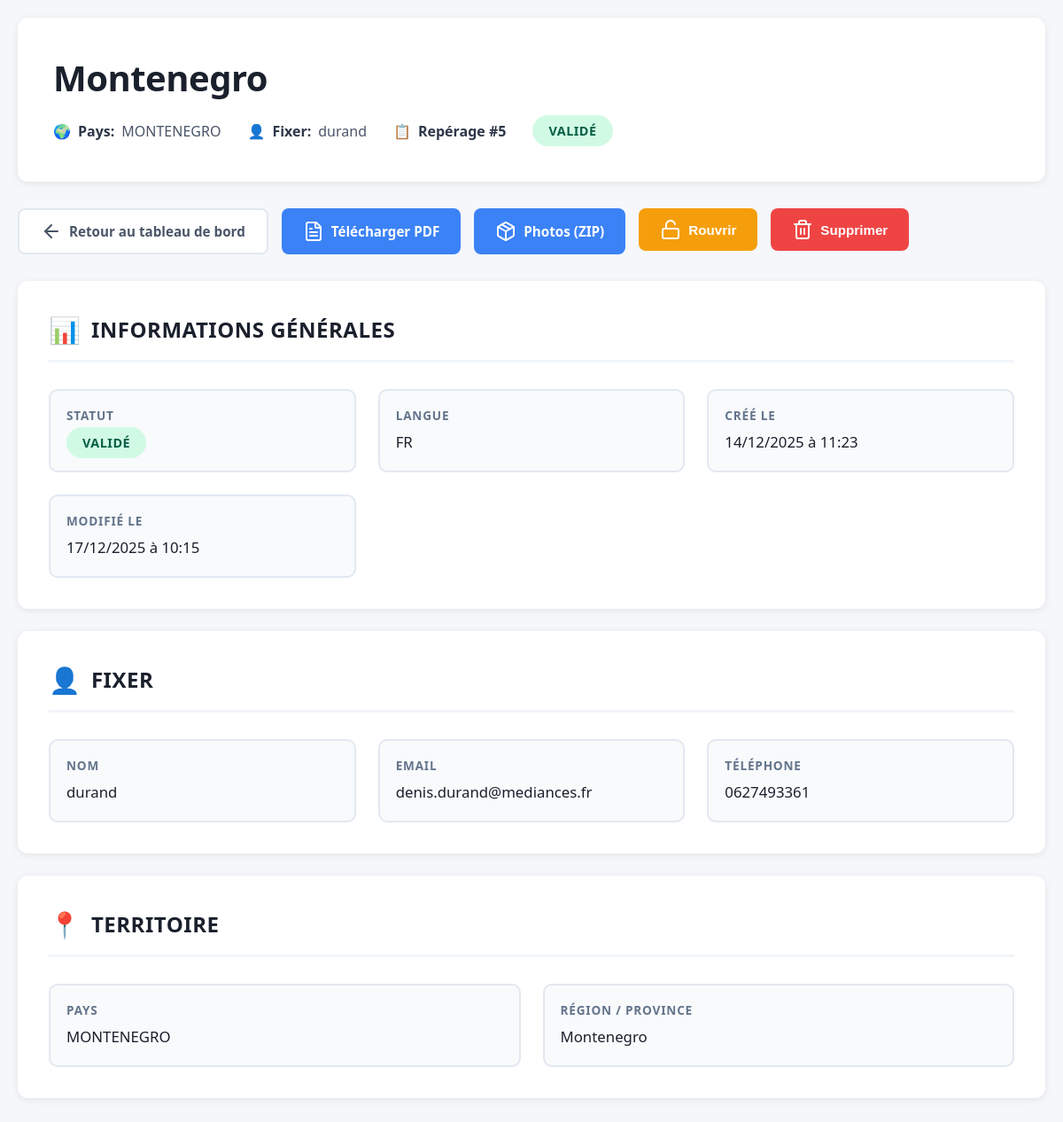
/admin/reperage/5, run on the app's committed database.
### models.py (models this page shows, shortened)
class Reperage(Base):
    __tablename__ = 'reperages'
    id = Column(Integer, primary_key=True)
    token = Column(String(32), unique=True, nullable=True)  # Token sécurisé pour URLs
    created_at = Column(DateTime, default=datetime.now)
    updated_at = Column(DateTime, default=datetime.now, onupdate=datetime.now)
    langue_interface = Column(String(4), default='FR')  # FR, GB, ITAL, ESP
    statut = Column(String(20), default='brouillon')  # brouillon, soumis, validé
    fixer_id = Column(Integer, ForeignKey('fixers.id'), nullable=True)
    fixer_nom = Column(String(255))
    fixer_prenom = Column(String(255))
    fixer_email = Column(String(255))
    fixer_telephone = Column(String(50))
    pays = Column(String(100))
    region = Column(String(255))
    territoire_data = Column(Text)  # JSON
    episode_data = Column(Text)  # JSON
    notes_admin = Column(Text)  # Notes administratives internes
    image_region = Column(String(500))  # URL de l'image emblématique de la région
    gardiens = relationship("Gardien", back_populates="reperage", cascade="all, delete-orphan")
    lieux = relationship("Lieu", back_populates="reperage", cascade="all, delete-orphan")
    medias = relationship("Media", back_populates="reperage", cascade="all, delete-orphan")

### app.py (the view)
@app.route('/admin/reperage/<int:id>')
def admin_reperage_detail(id):
    from models import Fixer
    session = get_session(engine)
    try:
        reperage = session.query(Reperage).filter_by(id=id).first()
        if not reperage:
            return "Repérage non trouvé", 404
        territoire = json.loads(reperage.territoire_data) if reperage.territoire_data else {}
        episode = json.loads(reperage.episode_data) if reperage.episode_data else {}
        gardiens = session.query(Gardien).filter_by(reperage_id=id).order_by(Gardien.ordre).all()
        lieux = session.query(Lieu).filter_by(reperage_id=id).all()
        medias = session.query(Media).filter_by(reperage_id=id).all()
        fixer = None
        if reperage.fixer_id:
            fixer = session.query(Fixer).filter_by(id=reperage.fixer_id).first()
        return render_template('admin_reperage_detail.html',
                             reperage=reperage,
                             territoire=territoire,
                             episode=episode,
                             gardiens=gardiens,
                             lieux=lieux,
                             medias=medias,
                             fixer=fixer)
    finally:
        session.close()

### models.py (called while the page is built)
def get_session(engine):
    Session = sessionmaker(bind=engine)
    return Session()

### templates/admin_reperage_detail.html (shortened to what this page needs)
<!DOCTYPE html>
<html lang="fr">
<head>
</head>
<body>
    <div class="container">
        <div class="page-header">
            <h1>{{ reperage.region or 'Région non renseignée' }}</h1>
            <div class="header-meta">
                <div class="meta-item">
                    <span>🌍</span>
                    <strong>Pays:</strong> {{ reperage.pays or 'Non renseigné' }}
                </div>
                <div class="meta-item">
                    <span>👤</span>
                    <strong>Fixer:</strong> {{ reperage.fixer_nom or 'Non renseigné' }}
                </div>
                <div class="meta-item">
                    <span>📋</span>
                    <strong>Repérage #{{ reperage.id }}</strong>
                </div>
                <span class="status-badge status-{{ reperage.statut }}">
                    {{ reperage.statut }}
                </span>
            </div>
        </div>
        <div class="nav-actions">
            <a href="/admin" class="btn btn-secondary"><i data-lucide="arrow-left"></i> Retour au tableau de bord</a>
            <a href="/admin/reperage/{{ reperage.id }}/pdf" class="btn btn-primary"><i data-lucide="file-text"></i> Télécharger PDF</a>
            <a href="/admin/reperage/{{ reperage.id }}/photos" class="btn btn-primary"><i data-lucide="package"></i> Photos (ZIP)</a>
            {% if reperage.statut in ['soumis', 'validé'] %}
            <form action="/admin/reperage/{{ reperage.id }}/rouvrir" method="POST" style="display:inline;">
                <button type="submit" class="btn btn-warning"><i data-lucide="unlock"></i> Rouvrir</button>
            </form>
            {% endif %}
            <form action="/admin/reperage/{{ reperage.id }}/supprimer" method="POST" style="display:inline;"
                  onsubmit="return confirm('⚠️ ATTENTION !\n\nÊtes-vous sûr de vouloir supprimer ce repérage ?\n\n• Région: {{ reperage.region or 'Non renseignée' }}\n• Fixer: {{ reperage.fixer_nom or 'Non renseigné' }}\n• Gardiens: {{ gardiens|length if gardiens else 0 }}\n• Lieux: {{ lieux|length if lieux else 0 }}\n• Médias: {{ medias|length if medias else 0 }}\n\nCette action est IRRÉVERSIBLE !');">
                <button type="submit" class="btn btn-danger"><i data-lucide="trash-2"></i> Supprimer</button>
            </form>
        </div>
        <div class="section">
            <div class="section-header">
                <span class="section-icon">📊</span>
                <h2 class="section-title">Informations Générales</h2>
            </div>
            <div class="info-grid">
                <div class="info-box">
                    <div class="info-label">Statut</div>
                    <div class="info-value">
                        <span class="status-badge status-{{ reperage.statut }}">{{ reperage.statut }}</span>
                    </div>
                </div>
                <div class="info-box">
                    <div class="info-label">Langue</div>
                    <div class="info-value">{{ reperage.langue_interface }}</div>
                </div>
                <div class="info-box">
                    <div class="info-label">Créé le</div>
                    <div class="info-value">
                        {{ reperage.created_at.strftime('%d/%m/%Y à %H:%M') if reperage.created_at else '-' }}
                    </div>
                </div>
                <div class="info-box">
                    <div class="info-label">Modifié le</div>
                    <div class="info-value">
                        {{ reperage.updated_at.strftime('%d/%m/%Y à %H:%M') if reperage.updated_at else '-' }}
                    </div>
                </div>
            </div>
        </div>
        <div class="section">
            <div class="section-header">
                <span class="section-icon">👤</span>
                <h2 class="section-title">Fixer</h2>
            </div>
            <div class="info-grid">
                <div class="info-box">
                    <div class="info-label">Nom</div>
                    <div class="info-value">{{ reperage.fixer_nom or 'Non renseigné' }}</div>
                </div>
                <div class="info-box">
                    <div class="info-label">Email</div>
                    <div class="info-value">{{ reperage.fixer_email or 'Non renseigné' }}</div>
                </div>
                <div class="info-box">
                    <div class="info-label">Téléphone</div>
                    <div class="info-value">{{ reperage.fixer_telephone or 'Non renseigné' }}</div>
                </div>
            </div>
        </div>
        <div class="section">
            <div class="section-header">
                <span class="section-icon">📍</span>
                <h2 class="section-title">Territoire</h2>
            </div>
            <div class="info-grid">
                <div class="info-box">
                    <div class="info-label">Pays</div>
                    <div class="info-value">{{ reperage.pays or 'Non renseigné' }}</div>
                </div>
                <div class="info-box">
                    <div class="info-label">Région / Province</div>
                    <div class="info-value">{{ reperage.region or 'Non renseigné' }}</div>
                </div>
            </div>
        </div>
    </div>
</body>
</html>

### templates/admin_reperage_detail.html (style rules this page uses)
* { margin: 0; padding: 0; box-sizing: border-box; }
body { font-family: 'Segoe UI', Tahoma, Geneva, Verdana, sans-serif; background: #f5f7fa; min-height: 100vh; padding: 20px; color: #2d3748; }
.container { max-width: 1400px; margin: 0 auto; }
.page-header { background: white; border-radius: 12px; padding: 40px; margin-bottom: 30px; box-shadow: 0 2px 8px rgba(0,0,0,0.08); }
.page-header h1 { color: #1a202c; font-size: 2.5rem; font-weight: 700; margin-bottom: 15px; letter-spacing: -0.5px; }
.header-meta { display: flex; gap: 30px; flex-wrap: wrap; align-items: center; }
.meta-item { display: flex; align-items: center; gap: 8px; font-size: 1rem; color: #4a5568; }
.meta-item strong { color: #2d3748; font-weight: 600; }
.status-badge { padding: 8px 18px; border-radius: 20px; font-size: 0.9rem; font-weight: 600; text-transform: uppercase; letter-spacing: 0.5px; }
.status-validé { background: #d1fae5; color: #065f46; }
.nav-actions { display: flex; gap: 15px; flex-wrap: wrap; margin-bottom: 30px; }
.btn { padding: 12px 24px; border: none; border-radius: 8px; font-size: 0.95rem; cursor: pointer; transition: all 0.2s ease; font-weight: 600; text-decoration: none; display: inline-flex; align-items: center; gap: 8px; }
.btn-primary { background: #3b82f6; color: white; }
.btn-warning { background: #f59e0b; color: white; }
.btn-danger { background: #ef4444; color: white; }
.btn-secondary { background: white; color: #4a5568; border: 2px solid #e2e8f0; }
.section { background: white; border-radius: 12px; padding: 35px; margin-bottom: 25px; box-shadow: 0 2px 8px rgba(0,0,0,0.08); }
.section-header { display: flex; align-items: center; gap: 12px; margin-bottom: 30px; padding-bottom: 15px; border-bottom: 3px solid #f1f5f9; }
.section-icon { font-size: 1.8rem; }
.section-title { font-size: 1.5rem; font-weight: 700; color: #1a202c; text-transform: uppercase; letter-spacing: 0.5px; }
.info-grid { display: grid; grid-template-columns: repeat(auto-fit, minmax(280px, 1fr)); gap: 25px; }
.info-box { background: #f8fafc; border: 2px solid #e2e8f0; border-radius: 10px; padding: 18px; transition: all 0.2s ease; }
.info-label { font-size: 0.85rem; font-weight: 700; text-transform: uppercase; letter-spacing: 0.8px; color: #64748b; margin-bottom: 8px; }
.info-value { font-size: 1.05rem; color: #1a202c; font-weight: 500; line-height: 1.6; }

### data on the page
Reperage: region "Montenegro", pays "MONTENEGRO", fixer_nom "durand", id "5", statut "VALIDÉ", langue_interface "FR", created_at "14/12/2025 à 11:23", updated_at "17/12/2025 à 10:15", fixer_email "denis.durand@mediances.fr", fixer_telephone "0627493361"
